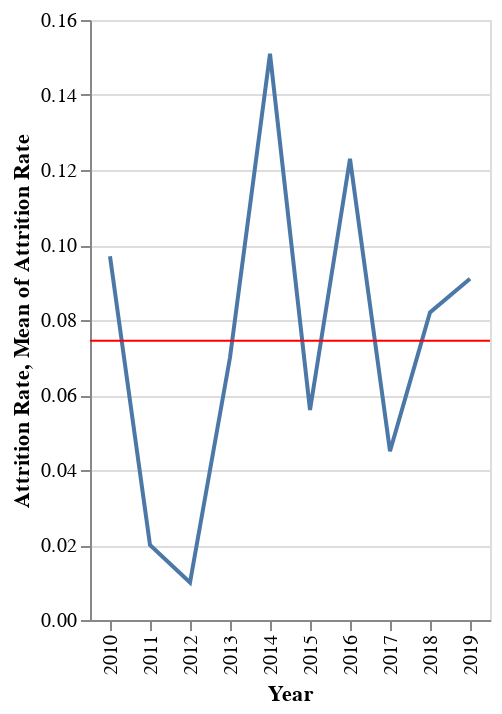

Write notebook code for a chart like this one.
### Code cell
line = base.mark_line().encode(
    x = alt.X('Year:O'),
    y = alt.Y('Attrition Rate')
    )

line + rule

### Figure 1 — Vega-Lite specification as saved in the notebook (floating-point values rounded to 4 significant figures)
{"config": {"view": {"continuousWidth": 300, "continuousHeight": 300}}, "layer": [{"mark": {"type": "line"}, "encoding": {"x": {"field": "Year", "type": "ordinal"}, "y": {"field": "Attrition Rate", "type": "quantitative"}}}, {"mark": {"type": "rule", "color": "red"}, "encoding": {"y": {"aggregate": "mean", "field": "Attrition Rate", "type": "quantitative"}}}], "data": {"name": "data-0a7ed12b3693b0f6b7061ff4e2683f48"}, "$schema": "https://vega.github.io/schema/vega-lite/v5.8.0.json", "datasets": {"data-0a7ed12b3693b0f6b7061ff4e2683f48": [{"Year": 2019, "Attrition Rate": 0.091}, {"Year": 2018, "Attrition Rate": 0.082}, {"Year": 2017, "Attrition Rate": 0.045}, {"Year": 2016, "Attrition Rate": 0.123}, {"Year": 2015, "Attrition Rate": 0.056}, {"Year": 2014, "Attrition Rate": 0.151}, {"Year": 2013, "Attrition Rate": 0.07}, {"Year": 2012, "Attrition Rate": 0.01}, {"Year": 2011, "Attrition Rate": 0.02}, {"Year": 2010, "Attrition Rate": 0.097}]}}
